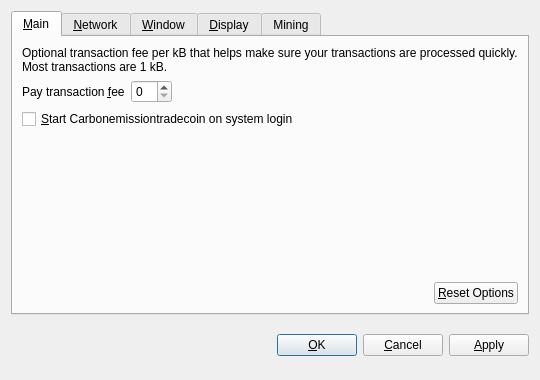
<?xml version="1.0" encoding="UTF-8"?>
<ui version="4.0">
 <class>OptionsDialog</class>
 <widget class="QDialog" name="OptionsDialog">
  <property name="geometry">
   <rect>
    <x>0</x>
    <y>0</y>
    <width>540</width>
    <height>380</height>
   </rect>
  </property>
  <property name="windowTitle">
   <string>Options</string>
  </property>
  <property name="modal">
   <bool>true</bool>
  </property>
  <layout class="QVBoxLayout" name="verticalLayout">
   <item>
    <widget class="QTabWidget" name="tabWidget">
     <property name="tabPosition">
      <enum>QTabWidget::North</enum>
     </property>
     <property name="currentIndex">
      <number>0</number>
     </property>
     <widget class="QWidget" name="tabMain">
      <attribute name="title">
       <string>&amp;Main</string>
      </attribute>
      <layout class="QVBoxLayout" name="verticalLayout_Main">
       <item>
        <widget class="QLabel" name="transactionFeeInfoLabel">
         <property name="text">
          <string>Optional transaction fee per kB that helps make sure your transactions are processed quickly. Most transactions are 1 kB.</string>
         </property>
         <property name="textFormat">
          <enum>Qt::PlainText</enum>
         </property>
         <property name="wordWrap">
          <bool>true</bool>
         </property>
        </widget>
       </item>
       <item>
        <layout class="QHBoxLayout" name="horizontalLayout_1_Main">
         <item>
          <widget class="QLabel" name="transactionFeeLabel">
           <property name="text">
            <string>Pay transaction &amp;fee</string>
           </property>
           <property name="textFormat">
            <enum>Qt::PlainText</enum>
           </property>
           <property name="buddy">
            <cstring>transactionFee</cstring>
           </property>
          </widget>
         </item>
         <item>
          <widget class="CarbonemissiontradecoinAmountField" name="transactionFee"/>
         </item>
         <item>
          <spacer name="horizontalSpacer_1_Main">
           <property name="orientation">
            <enum>Qt::Horizontal</enum>
           </property>
           <property name="sizeHint" stdset="0">
            <size>
             <width>40</width>
             <height>20</height>
            </size>
           </property>
          </spacer>
         </item>
        </layout>
       </item>
       <item>
        <widget class="QCheckBox" name="carbonemissiontradecoinAtStartup">
         <property name="toolTip">
          <string>Automatically start Carbonemissiontradecoin after logging in to the system.</string>
         </property>
         <property name="text">
          <string>&amp;Start Carbonemissiontradecoin on system login</string>
         </property>
        </widget>
       </item>
       <item>
        <spacer name="verticalSpacer_Main">
         <property name="orientation">
          <enum>Qt::Vertical</enum>
         </property>
         <property name="sizeHint" stdset="0">
          <size>
           <width>20</width>
           <height>40</height>
          </size>
         </property>
        </spacer>
       </item>
       <item>
        <layout class="QHBoxLayout" name="horizontalLayout_2_Main">
         <item>
          <spacer name="horizontalSpacer_2_Main">
           <property name="orientation">
            <enum>Qt::Horizontal</enum>
           </property>
           <property name="sizeHint" stdset="0">
            <size>
             <width>40</width>
             <height>20</height>
            </size>
           </property>
          </spacer>
         </item>
         <item>
          <widget class="QPushButton" name="resetButton">
           <property name="toolTip">
            <string>Reset all client options to default.</string>
           </property>
           <property name="text">
            <string>&amp;Reset Options</string>
           </property>
           <property name="autoDefault">
            <bool>false</bool>
           </property>
          </widget>
         </item>
        </layout>
       </item>
      </layout>
     </widget>
     <widget class="QWidget" name="tabNetwork">
      <attribute name="title">
       <string>&amp;Network</string>
      </attribute>
      <layout class="QVBoxLayout" name="verticalLayout_Network">
       <item>
        <widget class="QCheckBox" name="mapPortUpnp">
         <property name="toolTip">
          <string>Automatically open the Carbonemissiontradecoin client port on the router. This only works when your router supports UPnP and it is enabled.</string>
         </property>
         <property name="text">
          <string>Map port using &amp;UPnP</string>
         </property>
        </widget>
       </item>
       <item>
        <widget class="QCheckBox" name="connectSocks">
         <property name="toolTip">
          <string>Connect to the Carbonemissiontradecoin network through a SOCKS proxy (e.g. when connecting through Tor).</string>
         </property>
         <property name="text">
          <string>&amp;Connect through SOCKS proxy:</string>
         </property>
        </widget>
       </item>
       <item>
        <layout class="QHBoxLayout" name="horizontalLayout_Network">
         <item>
          <widget class="QLabel" name="proxyIpLabel">
           <property name="text">
            <string>Proxy &amp;IP:</string>
           </property>
           <property name="textFormat">
            <enum>Qt::PlainText</enum>
           </property>
           <property name="buddy">
            <cstring>proxyIp</cstring>
           </property>
          </widget>
         </item>
         <item>
          <widget class="QValidatedLineEdit" name="proxyIp">
           <property name="maximumSize">
            <size>
             <width>140</width>
             <height>16777215</height>
            </size>
           </property>
           <property name="toolTip">
            <string>IP address of the proxy (e.g. 127.0.0.1)</string>
           </property>
          </widget>
         </item>
         <item>
          <widget class="QLabel" name="proxyPortLabel">
           <property name="text">
            <string>&amp;Port:</string>
           </property>
           <property name="textFormat">
            <enum>Qt::PlainText</enum>
           </property>
           <property name="buddy">
            <cstring>proxyPort</cstring>
           </property>
          </widget>
         </item>
         <item>
          <widget class="QLineEdit" name="proxyPort">
           <property name="maximumSize">
            <size>
             <width>55</width>
             <height>16777215</height>
            </size>
           </property>
           <property name="toolTip">
            <string>Port of the proxy (e.g. 9050)</string>
           </property>
          </widget>
         </item>
         <item>
          <widget class="QLabel" name="socksVersionLabel">
           <property name="text">
            <string>SOCKS &amp;Version:</string>
           </property>
           <property name="textFormat">
            <enum>Qt::PlainText</enum>
           </property>
           <property name="buddy">
            <cstring>socksVersion</cstring>
           </property>
          </widget>
         </item>
         <item>
          <widget class="QValueComboBox" name="socksVersion">
           <property name="toolTip">
            <string>SOCKS version of the proxy (e.g. 5)</string>
           </property>
          </widget>
         </item>
         <item>
          <spacer name="horizontalSpacer_Network">
           <property name="orientation">
            <enum>Qt::Horizontal</enum>
           </property>
           <property name="sizeHint" stdset="0">
            <size>
             <width>40</width>
             <height>20</height>
            </size>
           </property>
          </spacer>
         </item>
        </layout>
       </item>
       <item>
        <spacer name="verticalSpacer_Network">
         <property name="orientation">
          <enum>Qt::Vertical</enum>
         </property>
         <property name="sizeHint" stdset="0">
          <size>
           <width>20</width>
           <height>40</height>
          </size>
         </property>
        </spacer>
       </item>
      </layout>
     </widget>
     <widget class="QWidget" name="tabWindow">
      <attribute name="title">
       <string>&amp;Window</string>
      </attribute>
      <layout class="QVBoxLayout" name="verticalLayout_Window">
       <item>
        <widget class="QCheckBox" name="minimizeToTray">
         <property name="toolTip">
          <string>Show only a tray icon after minimizing the window.</string>
         </property>
         <property name="text">
          <string>&amp;Minimize to the tray instead of the taskbar</string>
         </property>
        </widget>
       </item>
       <item>
        <widget class="QCheckBox" name="minimizeOnClose">
         <property name="toolTip">
          <string>Minimize instead of exit the application when the window is closed. When this option is enabled, the application will be closed only after selecting Quit in the menu.</string>
         </property>
         <property name="text">
          <string>M&amp;inimize on close</string>
         </property>
        </widget>
       </item>
       <item>
        <spacer name="verticalSpacer_Window">
         <property name="orientation">
          <enum>Qt::Vertical</enum>
         </property>
         <property name="sizeHint" stdset="0">
          <size>
           <width>20</width>
           <height>40</height>
          </size>
         </property>
        </spacer>
       </item>
      </layout>
     </widget>
     <widget class="QWidget" name="tabDisplay">
      <attribute name="title">
       <string>&amp;Display</string>
      </attribute>
      <layout class="QVBoxLayout" name="verticalLayout_Display">
       <item>
        <layout class="QHBoxLayout" name="horizontalLayout_1_Display">
         <item>
          <widget class="QLabel" name="langLabel">
           <property name="text">
            <string>User Interface &amp;language:</string>
           </property>
           <property name="textFormat">
            <enum>Qt::PlainText</enum>
           </property>
           <property name="buddy">
            <cstring>lang</cstring>
           </property>
          </widget>
         </item>
         <item>
          <widget class="QValueComboBox" name="lang">
           <property name="toolTip">
            <string>The user interface language can be set here. This setting will take effect after restarting Carbonemissiontradecoin.</string>
           </property>
          </widget>
         </item>
        </layout>
       </item>
       <item>
        <layout class="QHBoxLayout" name="horizontalLayout_2_Display">
         <item>
          <widget class="QLabel" name="unitLabel">
           <property name="text">
            <string>&amp;Unit to show amounts in:</string>
           </property>
           <property name="textFormat">
            <enum>Qt::PlainText</enum>
           </property>
           <property name="buddy">
            <cstring>unit</cstring>
           </property>
          </widget>
         </item>
         <item>
          <widget class="QValueComboBox" name="unit">
           <property name="toolTip">
            <string>Choose the default subdivision unit to show in the interface and when sending coins.</string>
           </property>
          </widget>
         </item>
        </layout>
       </item>
       <item>
        <widget class="QCheckBox" name="displayAddresses">
         <property name="toolTip">
          <string>Whether to show Carbonemissiontradecoin addresses in the transaction list or not.</string>
         </property>
         <property name="text">
          <string>&amp;Display addresses in transaction list</string>
         </property>
        </widget>
       </item>
       <item>
        <spacer name="verticalSpacer_Display">
         <property name="orientation">
          <enum>Qt::Vertical</enum>
         </property>
         <property name="sizeHint" stdset="0">
          <size>
           <width>20</width>
           <height>40</height>
          </size>
         </property>
        </spacer>
       </item>
      </layout>
     </widget>
     <widget class="QWidget" name="tabMining">
      <attribute name="title">
       <string>Mining</string>
      </attribute>
      <layout class="QVBoxLayout" name="verticalLayout_Display">
       <item>
        <widget class="QCheckBox" name="autoMining">
         <property name="toolTip">
          <string/>
         </property>
         <property name="text">
          <string>&amp;Start mining Carbonemissiontradecoins on application start</string>
         </property>
        </widget>
       </item>
       <item>
        <spacer name="verticalSpacer_Mining">
         <property name="orientation">
          <enum>Qt::Vertical</enum>
         </property>
         <property name="sizeHint" stdset="0">
          <size>
           <width>20</width>
           <height>40</height>
          </size>
         </property>
        </spacer>
       </item>
      </layout>
     </widget>
    </widget>
   </item>
   <item>
    <layout class="QHBoxLayout" name="horizontalLayout_Buttons">
     <item>
      <spacer name="horizontalSpacer_1">
       <property name="orientation">
        <enum>Qt::Horizontal</enum>
       </property>
       <property name="sizeHint" stdset="0">
        <size>
         <width>40</width>
         <height>48</height>
        </size>
       </property>
      </spacer>
     </item>
     <item>
      <widget class="QLabel" name="statusLabel">
       <property name="font">
        <font>
         <weight>75</weight>
         <bold>true</bold>
        </font>
       </property>
       <property name="text">
        <string/>
       </property>
       <property name="textFormat">
        <enum>Qt::PlainText</enum>
       </property>
       <property name="wordWrap">
        <bool>true</bool>
       </property>
      </widget>
     </item>
     <item>
      <spacer name="horizontalSpacer_2">
       <property name="orientation">
        <enum>Qt::Horizontal</enum>
       </property>
       <property name="sizeHint" stdset="0">
        <size>
         <width>40</width>
         <height>48</height>
        </size>
       </property>
      </spacer>
     </item>
     <item>
      <widget class="QPushButton" name="okButton">
       <property name="text">
        <string>&amp;OK</string>
       </property>
      </widget>
     </item>
     <item>
      <widget class="QPushButton" name="cancelButton">
       <property name="text">
        <string>&amp;Cancel</string>
       </property>
       <property name="autoDefault">
        <bool>false</bool>
       </property>
      </widget>
     </item>
     <item>
      <widget class="QPushButton" name="applyButton">
       <property name="text">
        <string>&amp;Apply</string>
       </property>
       <property name="autoDefault">
        <bool>false</bool>
       </property>
      </widget>
     </item>
    </layout>
   </item>
  </layout>
 </widget>
 <customwidgets>
  <customwidget>
   <class>CarbonemissiontradecoinAmountField</class>
   <extends>QSpinBox</extends>
   <header>carbonemissiontradecoinamountfield.h</header>
  </customwidget>
  <customwidget>
   <class>QValueComboBox</class>
   <extends>QComboBox</extends>
   <header>qvaluecombobox.h</header>
  </customwidget>
  <customwidget>
   <class>QValidatedLineEdit</class>
   <extends>QLineEdit</extends>
   <header>qvalidatedlineedit.h</header>
  </customwidget>
 </customwidgets>
 <resources/>
 <connections/>
</ui>
